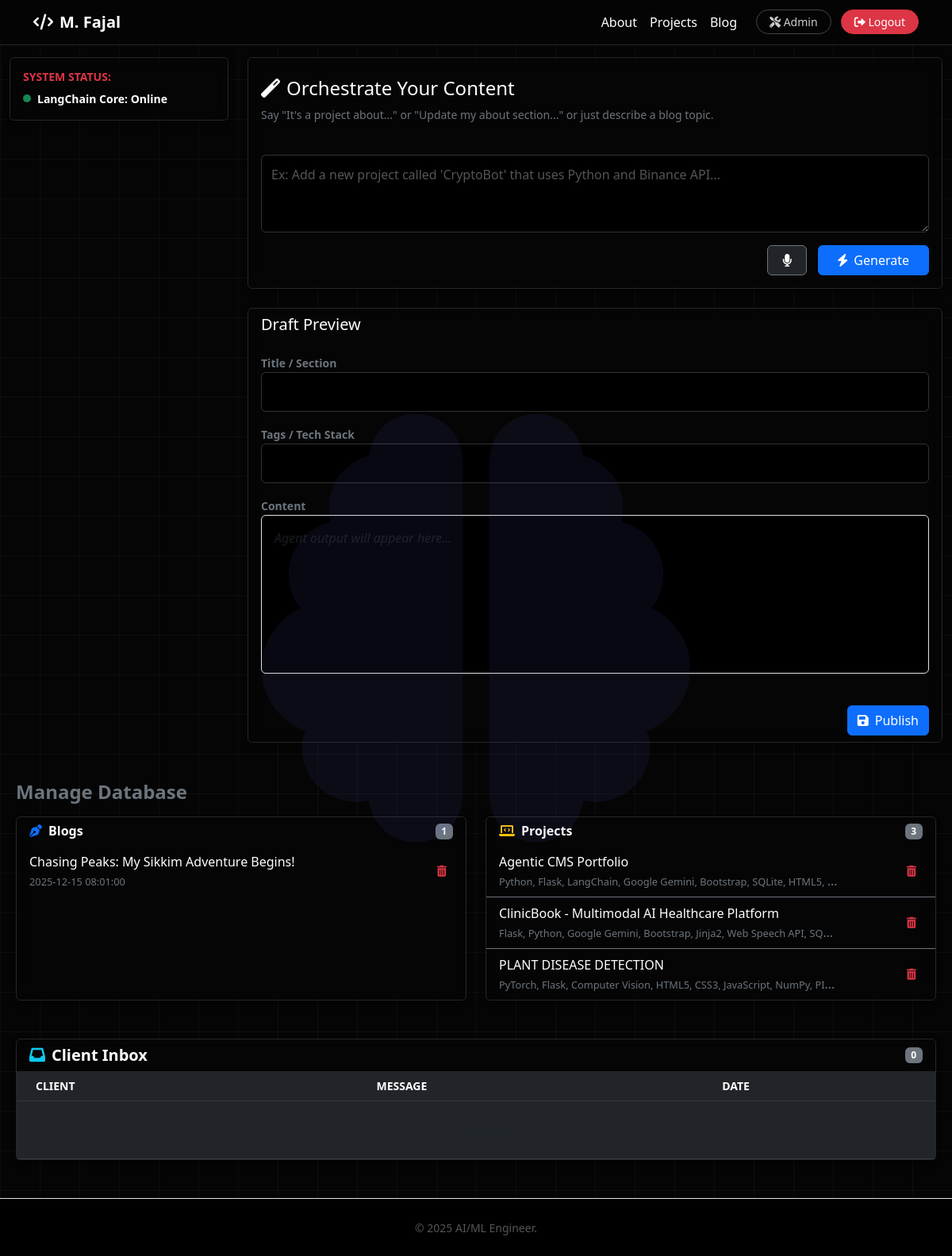
The app's page /admin (signed in), older data.
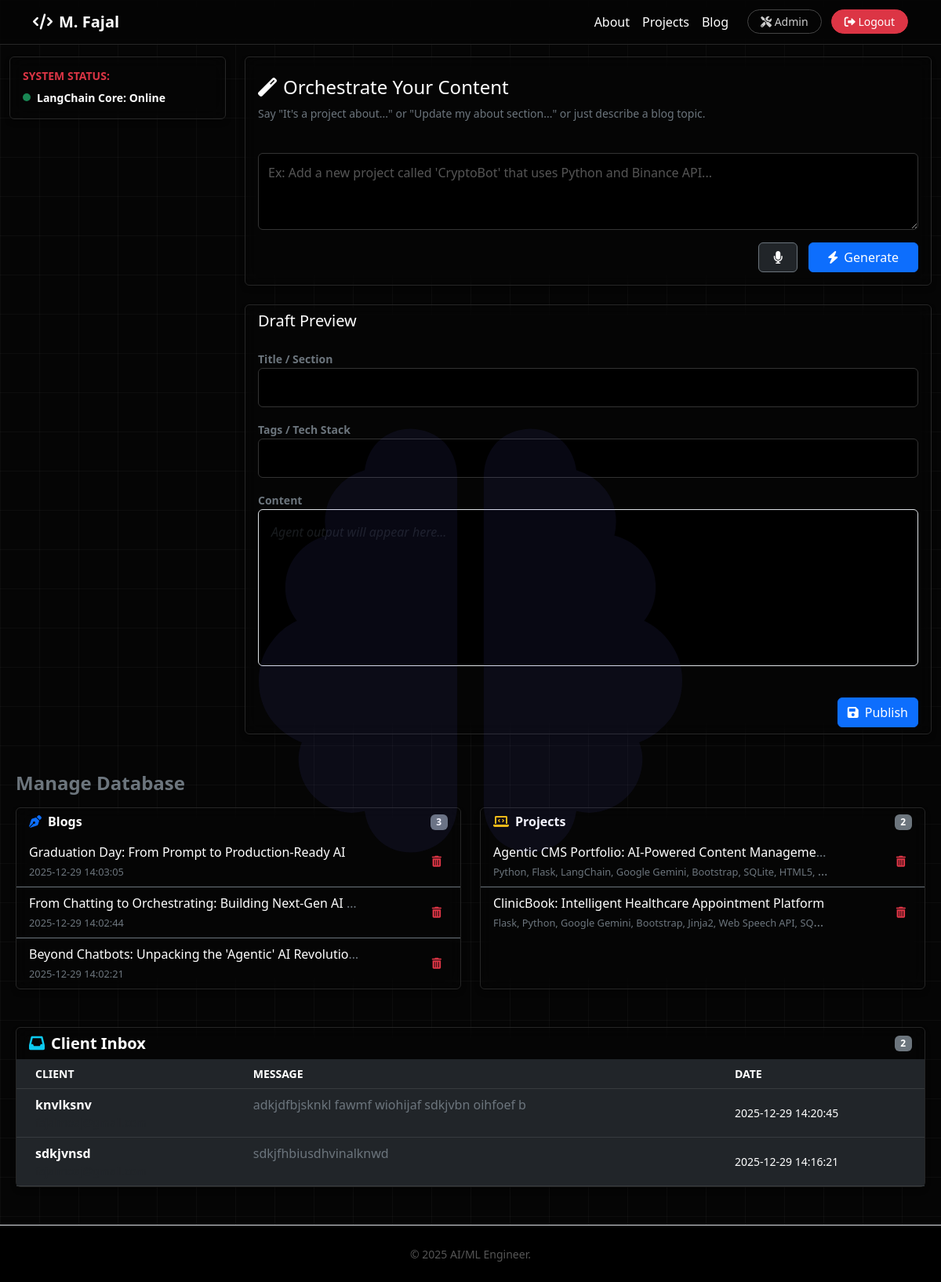
The same page, newer data.
### tables this page shows
CREATE TABLE blogs (
        id INTEGER PRIMARY KEY AUTOINCREMENT,
        title TEXT NOT NULL,
        content TEXT NOT NULL,
        tags TEXT,
        created_at TIMESTAMP DEFAULT CURRENT_TIMESTAMP
    );

CREATE TABLE projects (
        id INTEGER PRIMARY KEY AUTOINCREMENT,
        title TEXT NOT NULL,
        description TEXT NOT NULL,
        tech_stack TEXT,
        link TEXT,
        created_at TIMESTAMP DEFAULT CURRENT_TIMESTAMP
    );

CREATE TABLE messages (
        id INTEGER PRIMARY KEY AUTOINCREMENT,
        name TEXT NOT NULL,
        email TEXT NOT NULL,
        message TEXT NOT NULL,
        created_at TIMESTAMP DEFAULT CURRENT_TIMESTAMP
    );

### app.py (the view)
@app.route('/admin')
@login_required
def admin():
    conn = get_db_connection()
    blogs = conn.execute("SELECT * FROM blogs ORDER BY created_at DESC").fetchall()
    projects = conn.execute("SELECT * FROM projects ORDER BY created_at DESC").fetchall()
    messages = conn.execute("SELECT * FROM messages ORDER BY created_at DESC").fetchall()
    conn.close()
    return render_template('admin.html', blogs=blogs, projects=projects, messages=messages)

### app.py (called while the page is built)
def login_required(f):
    @wraps(f)
    def decorated_function(*args, **kwargs):
        if not session.get('logged_in'):
            return redirect(url_for('login'))
        return f(*args, **kwargs)
    return decorated_function

### src/db.py (called while the page is built)
def get_db_connection():
    conn = sqlite3.connect(DB_PATH)
    conn.row_factory = sqlite3.Row
    return conn

### templates/admin.html (shortened to what this page needs)
{% extends "base.html" %}
{% block content %}
<div class="container-fluid py-4 mt-5">
    <div class="row">
        <div class="col-md-3 mb-4">
            <div class="card card-dark mb-3">
                <div class="card-body">
                    <h6 class="text-uppercase small fw-bold text-danger">System Status:</h6>
                    <div class="d-flex align-items-center mt-2">
                        <div class="status-indicator bg-success me-2 rounded-circle" style="width:10px; height:10px;"></div>
                        <span class="fw-bold small">LangChain Core: Online</span>
                    </div>
                </div>
            </div>
        </div>
        <div class="col-md-9">
            <div class="card card-dark mb-4">
                <div class="card-header border-0 pt-4">
                    <h4><i class="fas fa-magic text-gradient me-2"></i>Orchestrate Your Content</h4>
                    <p class="text-secondary small">
                        Say "It's a project about..." or "Update my about section..." or just describe a blog topic.
                    </p>
                </div>
                <div class="card-body">
                    <textarea class="form-control mb-3" id="agentPrompt" rows="3" placeholder="Ex: Add a new project called 'CryptoBot' that uses Python and Binance API..."></textarea>
                    <div class="text-end">
                        <button type="button" id="voice-btn" class="btn btn-dark border border-secondary" style="width: 50px; margin-right: 10px;" onclick="startDictation()" title="Use Voice">
                            <i class="fas fa-microphone text-white"></i>
                        </button>
                        <button class="btn btn-primary px-4" id="btnGenerate">
                            <i class="fas fa-bolt me-2"></i>Generate
                        </button>
                    </div>
                </div>
            </div>
            <div class="card card-dark">
                <div class="card-header border-0">
                    <h5 class="mb-0">Draft Preview </h5>
                </div>
                <div class="card-body">
                    <div class="mb-3">
                        <label class="small fw-bold text-secondary">Title / Section</label>
                        <input type="text" class="form-control" id="draftTitle">
                    </div>
                    <div class="mb-3">
                        <label class="small fw-bold text-secondary">Tags / Tech Stack</label>
                        <input type="text" class="form-control" id="draftTags">
                    </div>
                    <div class="mb-3">
                        <label class="small fw-bold text-secondary">Content</label>
                        <div id="draftContentPreview" class="p-3 border rounded" style="min-height: 200px; background: #000;">
                            <em class="text-muted">Agent output will appear here...</em>
                        </div>
                    </div>
                </div>
                <div class="card-footer border-0 text-end">
                    <button class="btn btn-primary" id="btnSave"><i class="fas fa-save me-2"></i>Publish</button>
                </div>
            </div>
        </div>
    </div>
</div>
<div class="row mt-4 m-2">
    <div class="col-md-12">
        <h4 class="fw-bold mb-3 text-secondary">Manage Database</h4>
    </div>
    <div class="col-md-6 mb-4">
        <div class="card card-dark h-100">
            <div class="card-header border-0 d-flex justify-content-between align-items-center">
                <h6 class="mb-0 fw-bold"><i class="fas fa-pen-nib me-2 text-primary"></i>Blogs</h6>
                <span class="badge bg-secondary">{{ blogs|length }}</span>
            </div>
            <div class="card-body p-0">
                <ul class="list-group list-group-flush bg-transparent">
                    {% for blog in blogs %}
                    <li class="list-group-item bg-transparent border-secondary text-secondary d-flex justify-content-between align-items-center">
                        <div class="text-truncate me-2" style="max-width: 80%;">
                            <span class="text-white">{{ blog.title }}</span>
                            <br><small style="font-size: 0.8rem;">{{ blog.created_at }}</small>
                        </div>
                        <button onclick="deleteItem('blog', {{ blog.id }})" class="btn btn-sm btn-outline-danger border-0">
                            <i class="fas fa-trash-alt"></i>
                        </button>
                    </li>
                    {% else %}
                    <li class="list-group-item bg-transparent text-muted text-center p-3">No blogs found.</li>
                    {% endfor %}
                </ul>
            </div>
        </div>
    </div>
    <div class="col-md-6 mb-4">
        <div class="card card-dark h-100">
            <div class="card-header border-0 d-flex justify-content-between align-items-center">
                <h6 class="mb-0 fw-bold"><i class="fas fa-laptop-code me-2 text-warning"></i>Projects</h6>
                <span class="badge bg-secondary">{{ projects|length }}</span>
            </div>
            <div class="card-body p-0">
                <ul class="list-group list-group-flush bg-transparent">
                    {% for project in projects %}
                    <li class="list-group-item bg-transparent border-secondary text-secondary d-flex justify-content-between align-items-center">
                        <div class="text-truncate me-2" style="max-width: 80%;">
                            <span class="text-white">{{ project.title }}</span>
                            <br><small style="font-size: 0.8rem;">{{ project.tech_stack }}</small>
                        </div>
                        <button onclick="deleteItem('project', {{ project.id }})" class="btn btn-sm btn-outline-danger border-0">
                            <i class="fas fa-trash-alt"></i>
                        </button>
                    </li>
                    {% else %}
                    <li class="list-group-item bg-transparent text-muted text-center p-3">No projects found.</li>
                    {% endfor %}
                </ul>
            </div>
        </div>
    </div>
</div>
<div class="row mt-4 m-2">
    <div class="col-12">
        <div class="card card-dark">
            <div class="card-header border-0 d-flex justify-content-between align-items-center">
                <h5 class="mb-0 fw-bold"><i class="fas fa-inbox me-2 text-info"></i>Client Inbox</h5>
                <span class="badge bg-secondary">{{ messages|length }}</span>
            </div>
            <div class="card-body p-0">
                <div class="table-responsive">
                    <table class="table table-dark table-hover mb-0 bg-transparent">
                        <thead class="text-secondary small text-uppercase">
                            <tr>
                                <th class="ps-4">Client</th>
                                <th>Message</th>
                                <th>Date</th>
                            </tr>
                        </thead>
                        <tbody>
                            {% for msg in messages %}
                            <tr>
                                <td class="ps-4">
                                    <div class="fw-bold text-white">{{ msg.name }}</div>
                                    <div class="small text-muted">{{ msg.email }}</div>
                                </td>
                                <td class="text-secondary">
                                    {{ msg.message }}
                                </td>
                                <td class="text-white small align-middle">
                                    {{ msg.created_at }}
                                </td>
                            </tr>
                            {% else %}
                            <tr>
                                <td colspan="3" class="text-center py-4 text-muted">No messages yet.</td>
                            </tr>
                            {% endfor %}
                        </tbody>
                    </table>
                </div>
            </div>
        </div>
    </div>
</div>
{% endblock %}

### templates/base.html (shortened to what this page needs)
<!DOCTYPE html>
<html lang="en">
<head>
    <link href="https://cdn.jsdelivr.net/npm/bootstrap@5.3.0/dist/css/bootstrap.min.css" rel="stylesheet">
    <link rel="stylesheet" href="https://cdnjs.cloudflare.com/ajax/libs/font-awesome/6.0.0/css/all.min.css">
    <link rel="stylesheet" href="{{ url_for('static', filename='style.css') }}">
</head>
<body class="dark-mode">
    <nav class="navbar navbar-expand-lg navbar-dark fixed-top border-bottom">
        <div class="container">
            <a class="navbar-brand fw-bold" href="/">
                <i class="fas fa-code me-2"></i>M. Fajal
            </a>
            <div class="collapse navbar-collapse" id="navbarNav">
                <ul class="navbar-nav ms-auto">
                    <li class="nav-item"><a class="nav-link" href="/#about">About</a></li>
                    <li class="nav-item"><a class="nav-link" href="/#projects">Projects</a></li>
                    <li class="nav-item"><a class="nav-link" href="/#blog">Blog</a></li>
                    <li class="nav-item ms-3 mt-1">
                        {% if session.get('logged_in') %}
                            <a class="btn btn-outline-light btn-sm rounded-pill px-3 me-2" href="/admin">
                                <i class="fas fa-tools"></i> Admin
                            </a>
                            <a class="btn btn-danger btn-sm rounded-pill px-3" href="/logout">
                                <i class="fas fa-sign-out-alt"></i> Logout
                            </a>
                        {% else %}
                            <a class="btn btn-outline-light btn-sm rounded-pill px-3" href="/login">
                                <i class="fas fa-lock me-2"></i>Admin
                            </a>
                        {% endif %}
                    </li>
                </ul>
            </div>
        </div>
    </nav>
    <main>
        {% block content %}{% endblock %}
    </main>
    <footer class="py-4 mt-5 border-top">
        <div class="container text-center text-grey">
            <small>&copy; 2025 AI/ML Engineer.</small>
        </div>
    </footer>
</body>
</html>

### static/style.css (style rules this page uses)
:root { --bg-body: #050505; --bg-card: #0f0f0f; --bg-card-hover: #141414; --text-main: #ffffff; --text-muted: #a0a0a0; --border-color: #262626; --accent-glow: rgba(255, 255, 255, 0.08); }
body { background-color: var(--bg-body); color: var(--text-main); font-family: 'Segoe UI', Tahoma, Geneva, Verdana, sans-serif; min-height: 100vh; background-image: linear-gradient(rgba(255, 255, 255, 0.03) 1px, transparent 1px), linear-gradient(90deg, rgba(255, 255, 255, 0.03) 1px, transparent 1px); background-size: 50px 50px; }
.navbar { background: rgba(5, 5, 5, 0.85) !important; backdrop-filter: blur(12px); border-bottom: 1px solid var(--border-color) !important; }
.navbar-brand, .nav-link { color: var(--text-main) !important; }
.card-dark, .modal-content { background-color: var(--bg-card) !important; border: 1px solid var(--border-color) !important; color: var(--text-main); box-shadow: 0 4px 6px rgba(0,0,0,0.3); transition: transform 0.3s ease, border-color 0.3s ease; }
.form-control { background-color: #000000 !important; border: 1px solid #333 !important; color: #ffffff !important; padding: 12px; }
::placeholder { color: #555 !important; }
.btn-outline-light { border-color: #444; color: #ccc; }
footer { background: #000; border-top: 1px solid var(--border-color) !important; color: #555 !important; }
body::after { content: '\f5dc'; font-family: "Font Awesome 6 Free"; font-weight: 900; position: fixed; top: 50%; left: 50%; transform: translate(-50%, -50%); font-size: 45vw; color: rgba(99, 102, 241, 0.08); z-index: 0; pointer-events: none; animation: pulse-brain 10s ease-in-out infinite alternate; }
.card-dark { background: transparent !important; backdrop-filter: blur(10px); }

Row changes from the older to the newer data that the page shows:
removed blogs: title "Chasing Peaks: My Sikkim Adventure Begins!", created_at "2025-12-15 08:01:00"
removed projects: title "Agentic CMS Portfolio", tech_stack "Python, Flask, LangChain, Google Gemini, Bootstrap, SQLite, HTML5,…"
removed projects: title "ClinicBook - Multimodal AI Healthcare Platform", tech_stack "Flask, Python, Google Gemini, Bootstrap, Jinja2, Web Speech API, SQ…"
removed projects: title "PLANT DISEASE DETECTION", tech_stack "PyTorch, Flask, Computer Vision, HTML5, CSS3, JavaScript, NumPy, PI…"
added blogs: title "Graduation Day: From Prompt to Production-Ready AI", created_at "2025-12-29 14:03:05"
added blogs: title "From Chatting to Orchestrating: Building Next-Gen AI…", created_at "2025-12-29 14:02:44"
added blogs: title "Beyond Chatbots: Unpacking the 'Agentic' AI Revolutio…", created_at "2025-12-29 14:02:21"
added projects: title "Agentic CMS Portfolio: AI-Powered Content Manageme…", tech_stack "Python, Flask, LangChain, Google Gemini, Bootstrap, SQLite, HTML5,…"
added projects: title "ClinicBook: Intelligent Healthcare Appointment Platfor…", tech_stack "Flask, Python, Google Gemini, Bootstrap, Jinja2, Web Speech API, SQ…"
added messages: name "knvlksnv", message "adkjdfbjsknkl fawmf wiohijaf sdkjvbn oihfoef b", created_at "2025-12-29 14:20:45"
added messages: name "sdkjvnsd", message "sdkjfhbiusdhvinalknwd", created_at "2025-12-29 14:16:21"
Text that changed along with them:
{{ blogs|length }}: "1" → "3"
{{ projects|length }}: "3" → "2"
{{ messages|length }}: "0" → "2"
